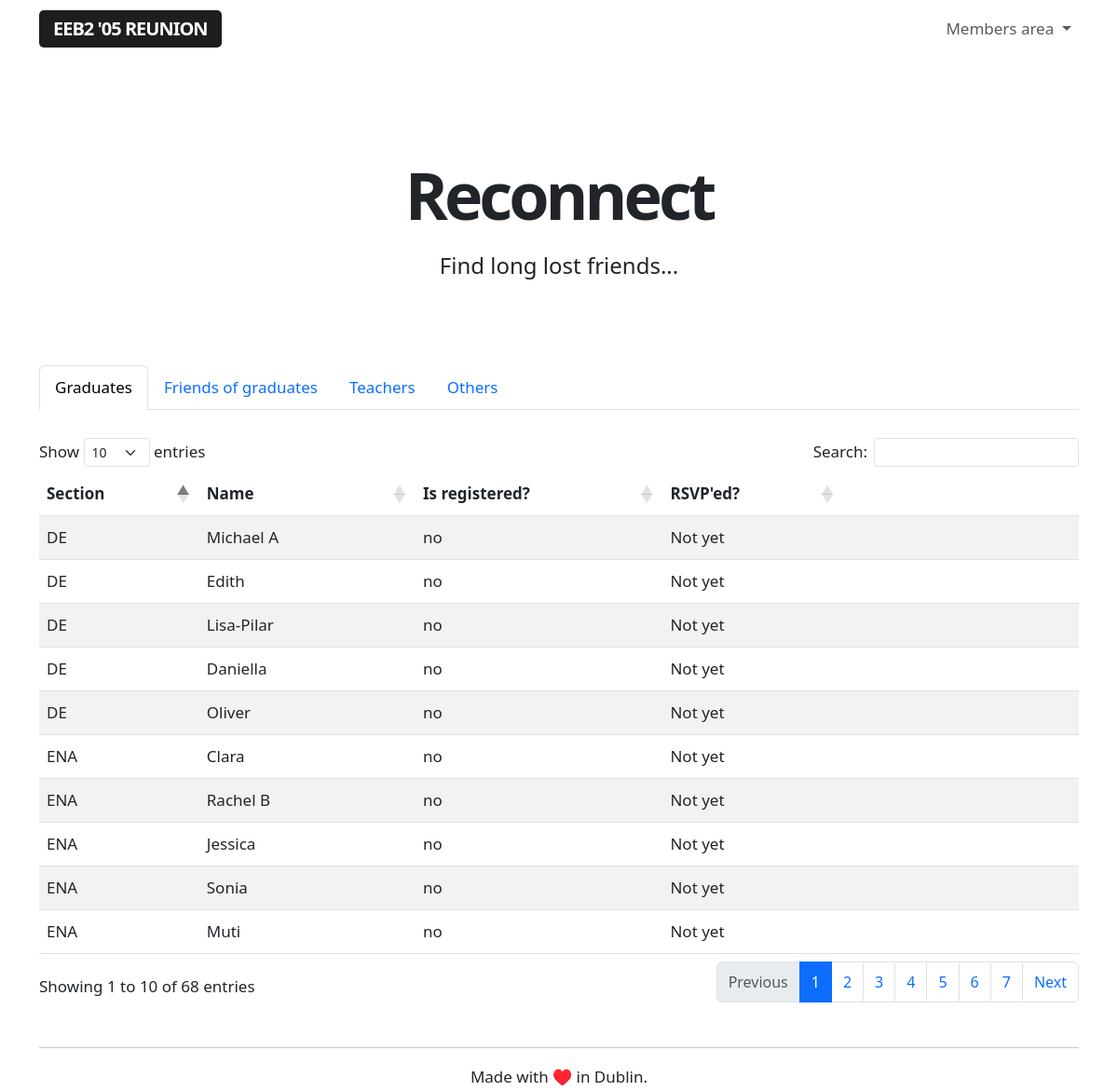
/reconnect (signed in), run on the app's committed database.
### app/models.py (models this page shows, shortened)
class Guest(db.Model):
    id = db.Column(db.Integer, primary_key=True)
    name = db.Column(db.String(64), index=True, unique=False)
    section = db.Column(db.String(64), index=True, unique=False)
    email = db.Column(db.String(120), index=True, unique=True)
    registered = db.Column(db.String(120), index=True, unique=False)
    rsvp = db.Column(db.String(64), index=True, unique=False)

### app/routes.py (the view)
@app.route('/reconnect', methods=['GET'])
@login_required
def reconnect():
    guests = Guest.query.order_by(Guest.section.asc())
    friends = User.query.filter_by(role='I was friends with people who graduated in 2005').order_by(User.name.asc())
    teachers = User.query.filter_by(role='I was a teacher at the EEB2').order_by(User.name.asc())
    others = User.query.filter_by(role='Other').order_by(User.name.asc())
    return render_template('reconnect.html', guests=guests, friends=friends, teachers=teachers, others=others)

### app/models.py (called while the page is built)
@login.user_loader
def load_user(id):
    return User.query.get(int(id))

### app/templates/reconnect.html (shortened to what this page needs)
{% extends "base.html" %}
{% block content %}
<div class="title">
    <h1>Reconnect</h1>
    <h4>Find long lost friends...</h4>
</div>
<br>
<nav>
  <div class="nav nav-tabs" id="nav-tab" role="tablist">
    <button class="nav-link active" id="nav-home-tab" data-bs-toggle="tab" data-bs-target="#nav-home" type="button" role="tab" aria-controls="nav-home" aria-selected="true">Graduates</button>
    <button class="nav-link" id="nav-friends-tab" data-bs-toggle="tab" data-bs-target="#nav-friends" type="button" role="tab" aria-controls="nav-friends" aria-selected="false">Friends of graduates</button>
    <button class="nav-link" id="nav-teachers-tab" data-bs-toggle="tab" data-bs-target="#nav-teachers" type="button" role="tab" aria-controls="nav-teachers" aria-selected="false">Teachers</button>
    <button class="nav-link" id="nav-others-tab" data-bs-toggle="tab" data-bs-target="#nav-others" type="button" role="tab" aria-controls="nav-others" aria-selected="false">Others</button>
  </div>
</nav>
<div class="tab-content" id="nav-tabContent">
  <div class="tab-pane fade show active" id="nav-home" role="tabpanel" aria-labelledby="nav-graduates-tab" tabindex="0">
    <br>
    <table id="reconnect-table" class="table table-striped">
        <thead>
            <tr>
                <th>Section</th>
                <th>Name</th>
                <th>Is registered?</th>
                <th>RSVP'ed?</th>
                <th> </th>
            </tr>
        </thead>
        <tbody>
            {% for guest in guests %}
                {% include '_publicguests.html' %}
            {% endfor %}
        </tbody>
    </table>
  </div>
</div>
{% endblock %}

### app/templates/_publicguests.html (shortened to what this page needs)
<tr>
    <td>{{ guest.section }}</td>
    <td>{{ guest.name }}</td>
    <td>{{ guest.registered }}</td>
    <td>{{ guest.rsvp }}</td>
    <td>
</tr>

### app/static/styles.css (style rules this page uses)
body { font-size: 17px !important; line-height: 30px !important; }
h1 { font-size: 70px !important; letter-spacing: -4px; text-align: center; font-weight: 800 !important; line-height: 75px !important; }
h4 { padding-bottom: 20px !important; font-weight: 300 !important; line-height: 35px !important; }
.title h1 { margin-bottom: -20px !important; margin-top: 40px; }
.title h4 { padding-top: 40px !important; text-align: center !important; margin-bottom: 40px; }

### data on the page
Guest: section "DE", name "Michael A", registered "no", rsvp "Not yet"
Guest: section "DE", name "Edith", registered "no", rsvp "Not yet"
Guest: section "DE", name "Lisa-Pilar", registered "no", rsvp "Not yet"
Guest: section "DE", name "Daniella", registered "no", rsvp "Not yet"
Guest: section "DE", name "Oliver", registered "no", rsvp "Not yet"
Guest: section "ENA", name "Clara", registered "no", rsvp "Not yet"
Guest: section "ENA", name "Rachel B", registered "no", rsvp "Not yet"
Guest: section "ENA", name "Jessica", registered "no", rsvp "Not yet"
Guest: section "ENA", name "Sonia", registered "no", rsvp "Not yet"
Guest: section "ENA", name "Muti", registered "no", rsvp "Not yet"
